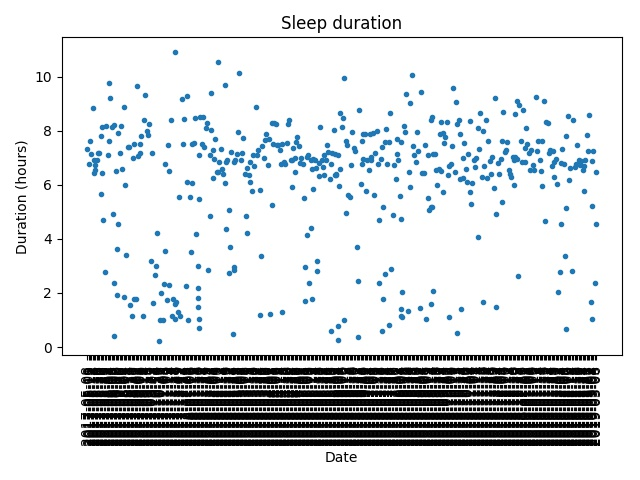

Reproduce this figure in Python.
#!/usr/bin/python3

import pandas as pd
import matplotlib.pyplot as plt
import datetime as dt


def main():
	''' Main function for testing purposes'''

	data_file = 'com.samsung.health.sleep.201903071432.csv'

	# Read in the data file
	df = pd.read_csv(data_file, skiprows=1)

	plot_hours(df)

	'''
	end_time = pd.to_datetime(df.iloc[208][7])
	start_time = pd.to_datetime(df.iloc[208][2])
	duration = end_time - start_time

	print('You slept for {}'.format(duration))
	'''


def plot_hours(df):
	''' Plots hours slept each night'''

	# add a duration column
	df['duration'] = (pd.to_datetime(df['end_time']) - pd.to_datetime(df['start_time']))

	# filter out days above 1 as erroneous
	df = df[df['duration'] < dt.timedelta(days=1)]

	# convert to timedelta and then convert minutes to hours
	df['duration'] = df['duration'].astype('timedelta64[m]') / 60

	# slice the start time column and keep the date, but not the time
	x = df['start_time'].str.split(' ').str[0]

	# slice the duration column	
	y = df['duration']

	# calculate average sleep duration
	sleep_mean = y.mean()

	# make a plot
	_ = plt.plot(x, y, linestyle='none', marker='.')
	_ = plt.axhline(y=sleep_mean, linestyle='--', color='red')
	_ = plt.title('Sleep duration')
	_ = plt.xlabel('Date')
	_ = plt.ylabel('Duration (hours)')
	_ = plt.xticks(rotation='vertical')
	_ = plt.tight_layout()
	_ = plt.savefig('sleep.jpg')
	plt.show()
	
	return


if __name__ == '__main__':
	main()
